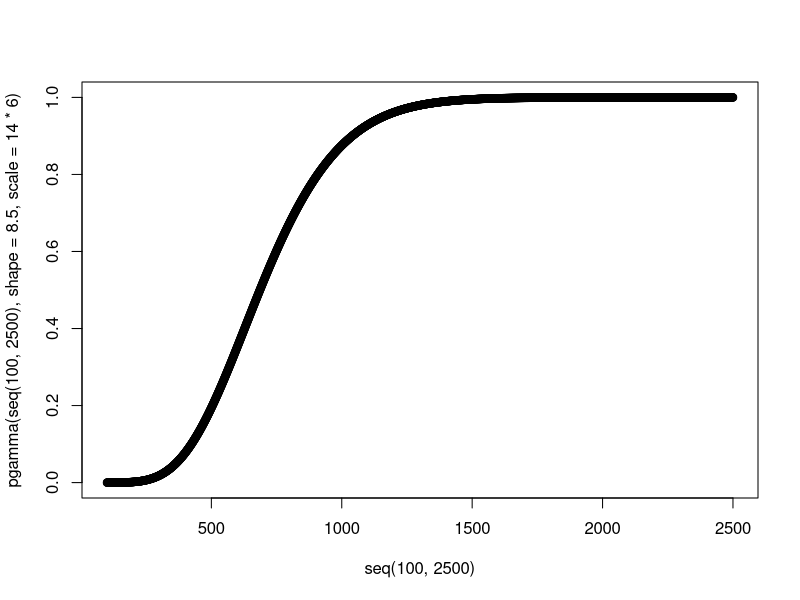
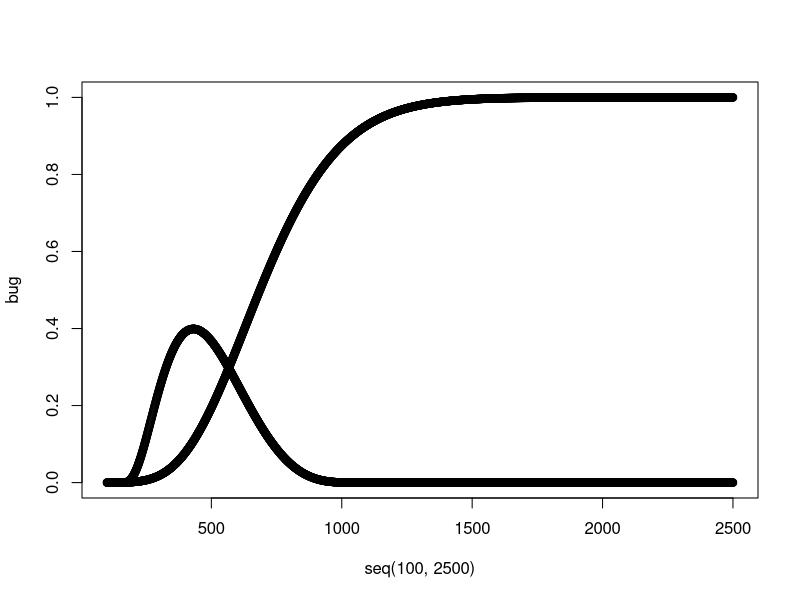
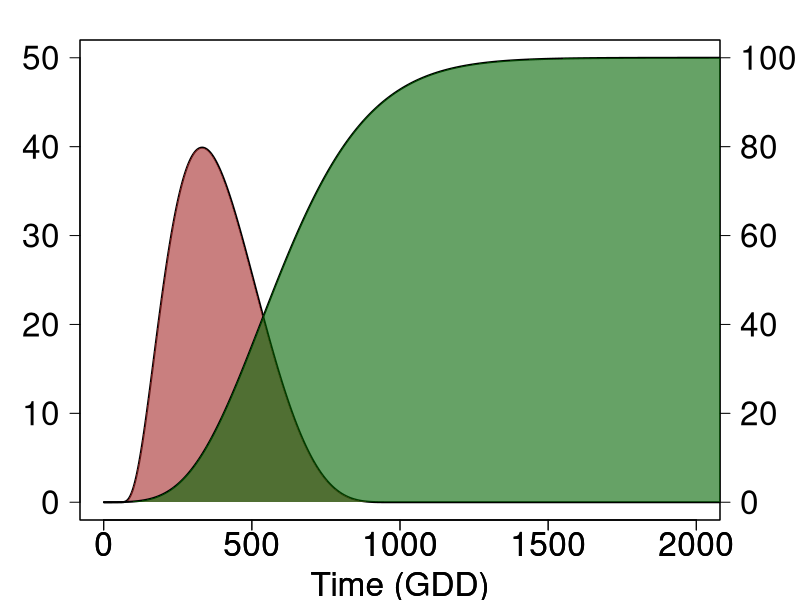
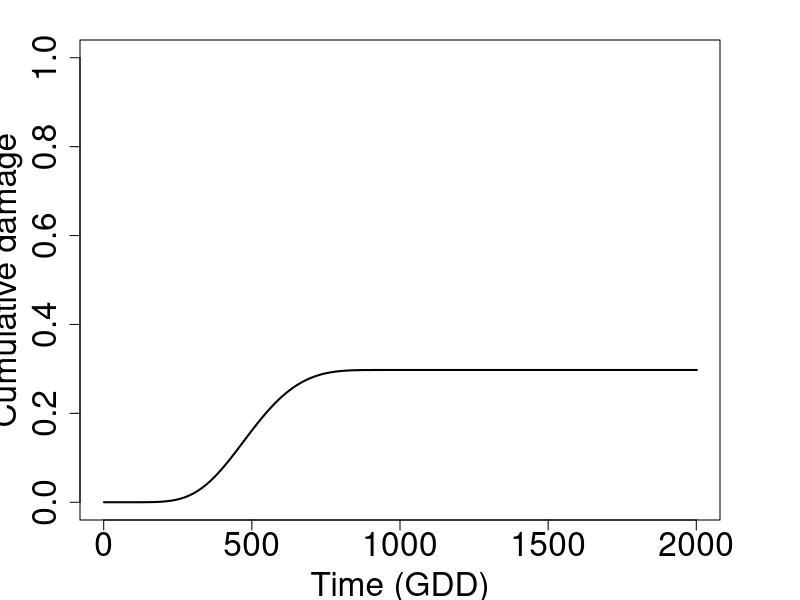
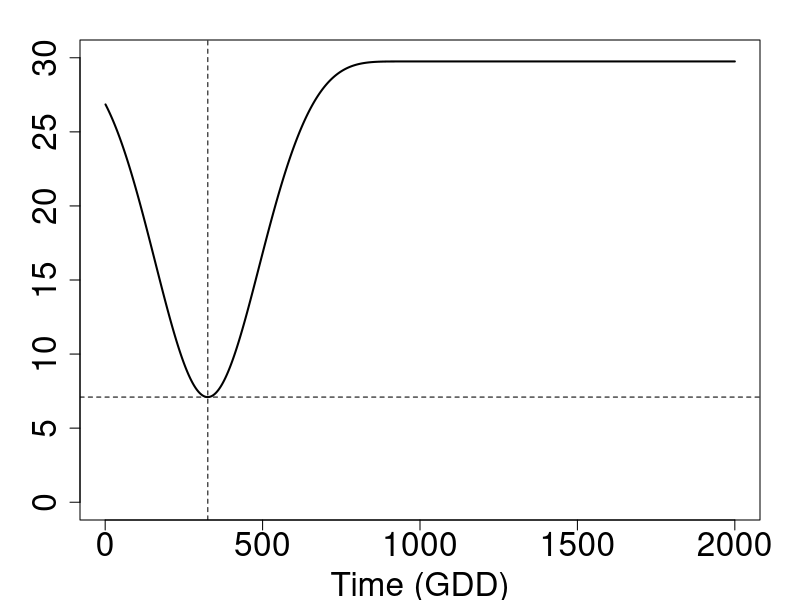

Source code (R) for these figures, in order:
t_col <- function(color, percent = 50, name = NULL) {
  #      color = color name
  #    percent = % transparency
  #       name = an optional name for the color
  
  ## Get RGB values for named color
  rgb.val <- col2rgb(color)
  
  ## Make new color using input color as base and alpha set by transparency
  t.col <- rgb(rgb.val[1], rgb.val[2], rgb.val[3],
               max = 255,
               alpha = (100 - percent) * 255 / 100,
               names = name)
  
  ## Save the color
  invisible(t.col)
}


Cancol <- t_col("darkgreen", percent = 40)
CSWcol <- t_col("brown", percent = 40)



#Canola

plot(seq(100, 2500), pgamma(seq(100, 2500), shape = 8.5, scale = 14*6))

pgamma(850, shape = 8.5, scale = 14*6)


pgamma(1400, shape = 8.5, scale = 14*6)



# cabbage seedpod weevil


dJohnSB_ph <- function(x) {
  gamma = 1.0737
  delta = 1.2394
  xi = 150
  lambda = 950
  dnorm(gamma + delta * (log((x - xi) / (lambda - (x - xi)))), 0 , 1)
}


bug = dJohnSB_ph(seq(100, 2500))
bug[which(is.nan(bug))] <- 0

crop = pgamma(seq(100, 2500), shape = 8.5, scale = 14*6)


plot(seq(100, 2500), bug, ylim = c(0, 1))

points(seq(100, 2500), crop)








CSW_00 <- function(t, th) {
  
  res = 0
  
  pop <- bug*100
  
  dama <- rep(NA, length(t))
  dama[1] <- 0
  
  dama1 <- rep(NA, length(t))
  dama1[1] <- 0
  
  apl <- 0
  
  for(i in 1: length(t)) {
    
    if(pop[i+1] >= th) {
      apl <- which(pop >= th)
      res = resT
    }
    
    if(i <= (apl[length(apl)] + res - 1)) {
      pop[i+1] <- pop[apl[length(apl)] - 1] * Sur
    }
    dama[i+1] <- (pop[i] * 0.00012) * crop[i]
    dama1[i+1] <- dama1[i] + (dama[i+1] * (1 - (dama1[i] / 0.8)))
  }
  
  
  list(pop, dama1)
  
}

par(mar = c(4, 4, 2, 4))

plot(CSW_00(seq(0, 2000), th = 200)[[1]], xlab = "Time (GDD)", 
     ylab = "", cex.lab = 2, type = "l", 
     cex.axis = 2, lwd  = 2, xlim = c(0, 2000), ylim = c(0, 50), yaxt = "n")

axis(side = 2, at = seq(0, 50, 10), cex.axis = 2, las = 1)

polygon(seq(0, 2400), CSW_00(seq(0, 2000), th = 200)[[1]], col = CSWcol, border = NA)

par(new = TRUE)
plot(crop*100, xlab = "Time (GDD)", 
     ylab = "", cex.lab = 2, type = "l",
     cex.axis = 2, lwd  = 2, xlim = c(0, 2000), ylim = c(0, 100), yaxt = "n")

axis(side = 4, at = seq(0, 100, 20), cex.axis = 2, las = 1)
polygon(c(seq(0, 2400), 2400), c(crop*100, 0), col = Cancol, border = NA)


plot(CSW_00(seq(0, 2000), th = 200)[[2]], xlab = "Time (GDD)", 
     ylab = "Cumulative damage", cex.lab = 2, type = "l", 
     cex.axis = 2, lwd  = 2, xlim = c(0, 2000), ylim = c(0, 1))

f <- seq(1, 2000)

Canola_A <- function(x) {
  
  ires = 350
  
  t <- seq(1, 2000)
  
  res <- rep(NA, length(x))
  
  pop <- bug*100
  
  dama <- rep(NA, length(t))
  dama[1] <- 0
  
  dama1 <- rep(NA, length(t))
  dama1[1] <- 0
  
  for(i in 1: length(t)) {
    
    if(i >= x & i <= (x + ires)) {
      apl <- pop[x]
      pop[i+1] <- 0.01 * apl
    }
    
    
    dama[i+1] <- (pop[i] * 0.00012) * crop[i]
    dama1[i+1] <- dama1[i] + (dama[i+1] * (1 - (dama1[i] / 0.8)))
  }
  
  dama1[length(t)]
  
}

SPLCanA <- rep(NA, length(f))

for(i in 1: length(f)){
  SPLCanA[i] <- Canola_A(f[i])
}

SPLCanA[which.min(SPLCanA)]


par(mar = c(4, 4, 2, 2))
plot(f, SPLCanA*100, xlab = "Time (GDD)", 
     ylab = "", cex.lab = 2, type = "l", 
     cex.axis = 2, lwd  = 2, xlim = c(0, 2000), ylim = c(0, 30))
abline(h = SPLCanA[which.min(SPLCanA)]*100, lty = 2)

abline(v = which.min(SPLCanA), lty = 2)
